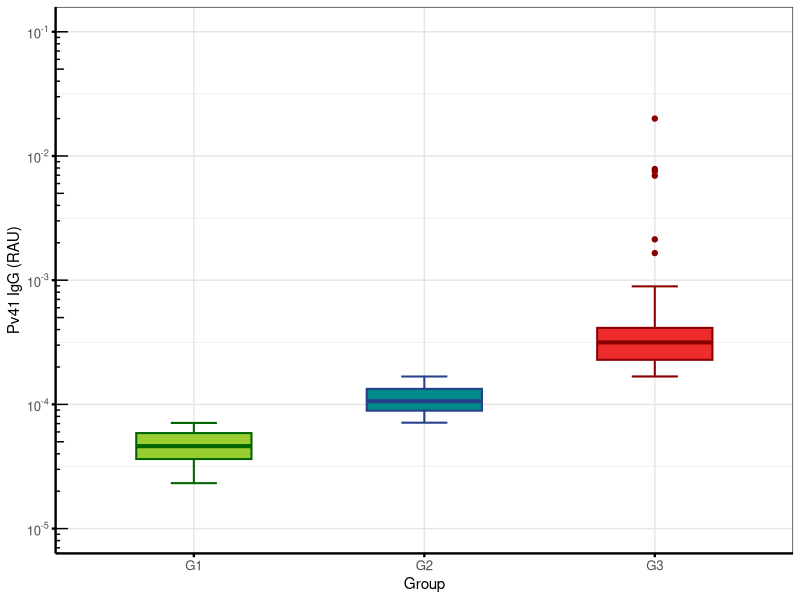
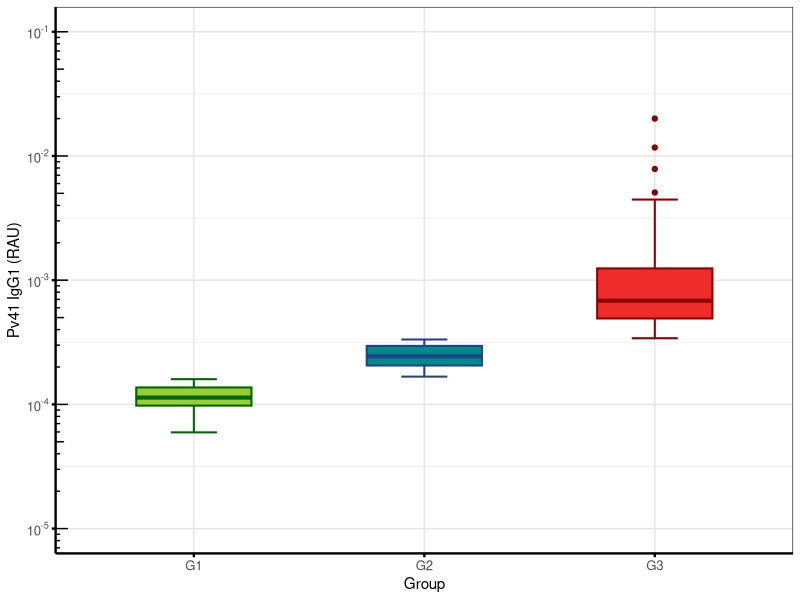
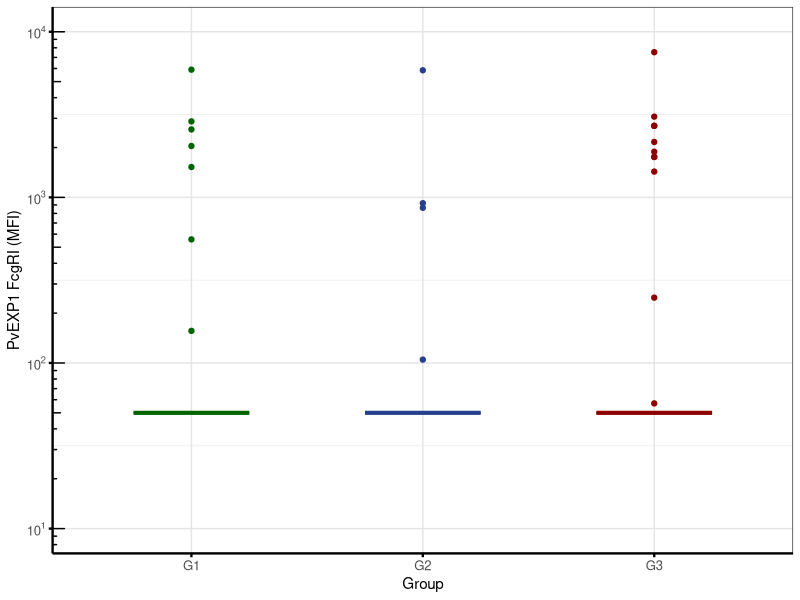
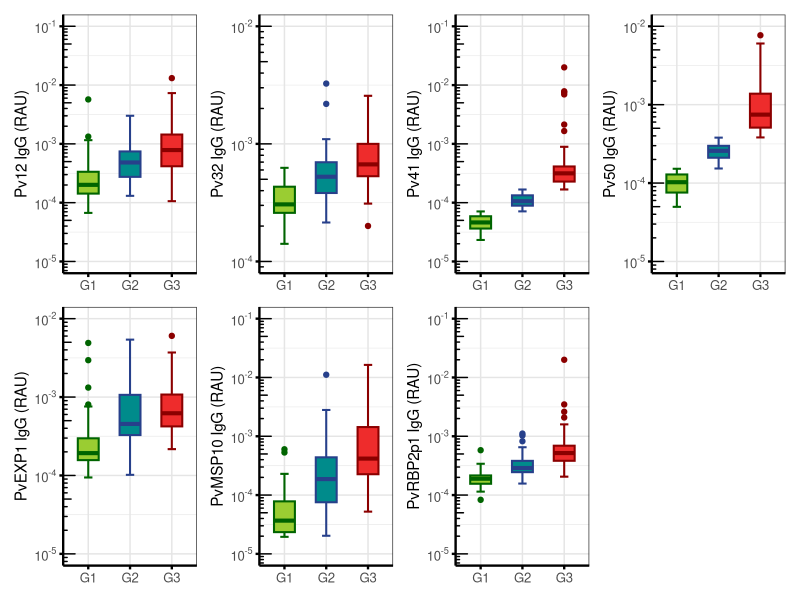
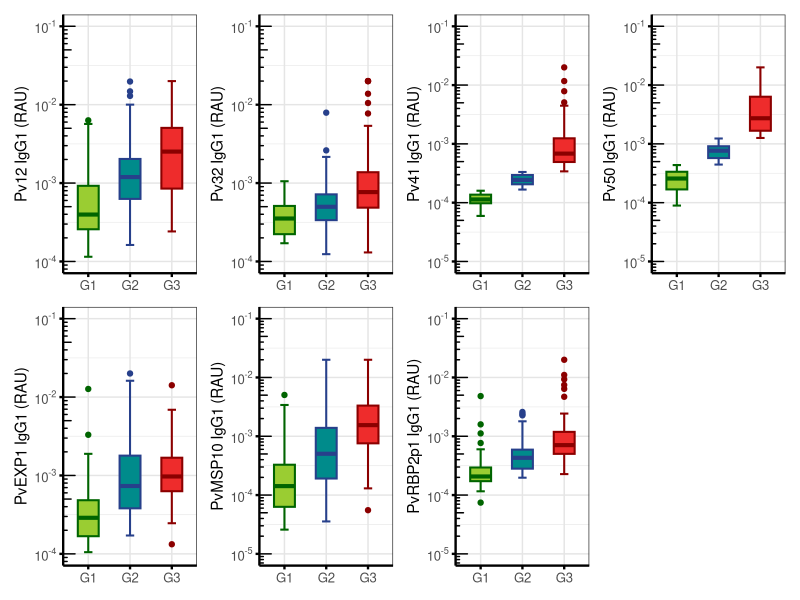
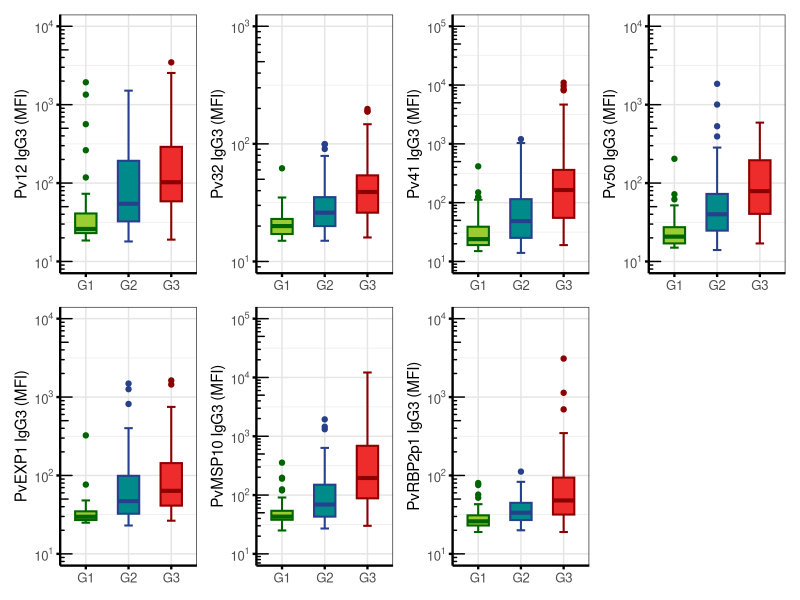
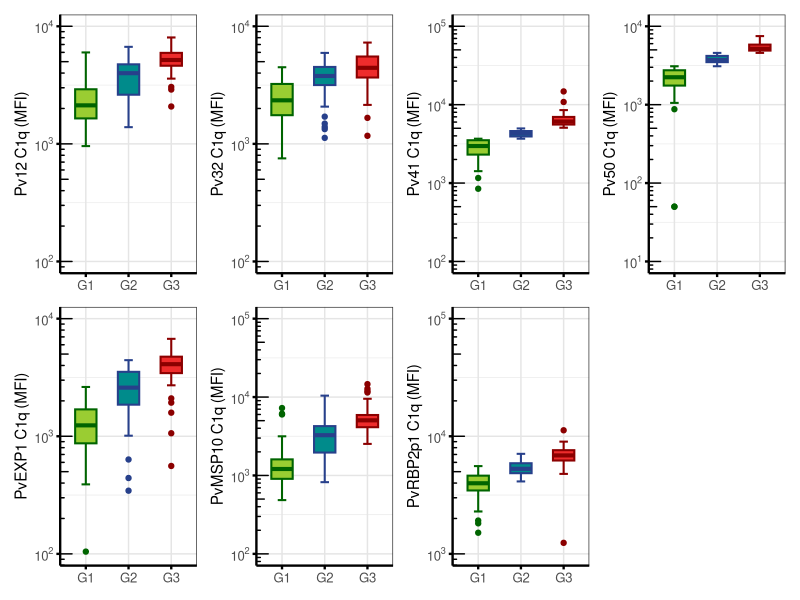
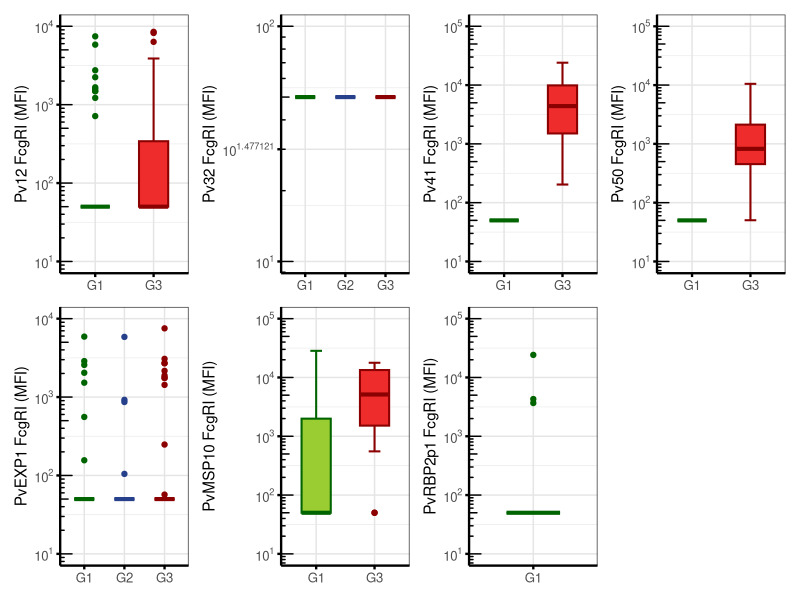

These figures' R source, in order:
## Introduction
## Author: Chau Quang (quang.c@wehi.edu.au)
## Purpose: To produce multipanel (4x2) RAU, MFI boxplots of Taka's InSPIRE data

setwd("~/Downloads/data/inspire/R")

# Load required packages --------------------------------------------------
library(ggplot2)

# Import data (.csv) ------------------------------------------------------
data_IgG  <- transform(read.csv("data/InSPIRE_IgG_grouped.csv"),  assay = "IgG")
data_IgG1 <- transform(read.csv("data/InSPIRE_IgG1_grouped.csv"), assay = "IgG1")
data_IgG3 <- transform(read.csv("data/InSPIRE_IgG3_grouped.csv"), assay = "IgG3")
data_C1q <- transform(read.csv("data/InSPIRE_C1q_grouped.csv"), assay = "C1q")
data_FcgRI <- transform(read.csv("data/InSPIRE_FcgRI_grouped.csv"), assay = "FcgRI")
data_FcgRII <- transform(read.csv("data/InSPIRE_FcgRII_grouped.csv"), assay = "FcgRII")
data_FcgRIII <- transform(read.csv("data/InSPIRE_FcgRIII_grouped.csv"), assay = "FcgRIII")

# Boxplot function --------------------------------------------------------
boxplot_grouped <- function(data, var_name, show_points = TRUE, show_x = TRUE) {
  
  set.seed(42)
  
  antigen <- gsub("_RAU|_MFI", "", var_name)
  assay <- data$assay[1]
  measure <- sub(".*_", "", var_name)
  group_col <- gsub("_RAU|_MFI", "_Group", var_name)
  
  # Clean + rename groups
  data <- data |>
    dplyr::mutate(
      group = factor(
        .data[[group_col]],
        levels = c(1,2,3),
        labels = c("G1","G2","G3")
      )
    ) |>
    dplyr::filter(
      !is.na(.data[[var_name]]),
      .data[[var_name]] > 0,
      !is.na(group)
    )
  
  # --- Dynamic y limits ---
  yvals <- data[[var_name]]
  ymin <- 10^floor(log10(min(yvals)))
  ymax <- 10^ceiling(log10(max(yvals)))
  
  x_label <- if (show_x) "Group" else NULL
  
  p <- ggplot(
    data,
    aes(
      x = group,
      y = .data[[var_name]],
      fill = group
    )
  ) +
    labs(
      x = x_label,
      y = paste0(antigen, " ", assay, " (", measure, ")")
    ) +
    theme_bw() +
    theme(
      legend.position = "none",
      panel.grid.major = element_line(color = "grey90", linewidth = 0.5),
      panel.grid.minor = element_line(color = "grey92"),
      axis.line = element_line(color = "black", linewidth = 0.8),
      axis.text = element_text(size = 9.5),
      axis.ticks = element_line(linewidth = 0.8, color = "black"),
      plot.margin = margin(5,5,5,5)
    ) +
    scale_fill_manual(values = c(
      "G1" = "yellowgreen",
      "G2" = "darkcyan",
      "G3" = "firebrick2"
    )) +
    scale_y_log10(
      limits = c(ymin, ymax),
      breaks = scales::log_breaks(base = 10),
      labels = scales::trans_format("log10", scales::math_format(10^.x))
    ) +
    annotation_logticks(sides = "l")
  
  if (show_points) {
    
    p <- p +
      geom_boxplot(
        width = 0.5,
        staplewidth = 0.4,
        linewidth = 0.7,
        outlier.shape = NA
      ) +
      geom_jitter(
        aes(colour = group),
        width = 0.15,
        alpha = 0.4,
        size = 2
      ) +
      scale_colour_manual(values = c(
        "G1" = "darkolivegreen",
        "G2" = "deepskyblue4",
        "G3" = "brown"
      ))
    
  } else {
    
    p <- p +
      geom_boxplot(
        aes(colour = group),
        width = 0.5,
        staplewidth = 0.4,
        linewidth = 0.7
      ) +
      scale_colour_manual(values = c(
        "G1" = "darkgreen",
        "G2" = "royalblue4",
        "G3" = "red4"
      ))
  }
  
  return(p)
}

# Test plots
boxplot_grouped(data_IgG, "Pv41_RAU", show_points = FALSE)
boxplot_grouped(data_IgG1, "Pv41_RAU", show_points = FALSE)
boxplot_grouped(data_FcgRI, "PvEXP1_MFI", show_points = FALSE)

# Multipanel (4x2) --------------------------------------------------------
library(patchwork)

# Define antigen groups for plotting
antigens_RAU <- c("Pv12_RAU", "Pv32_RAU", "Pv41_RAU", "Pv50_RAU", 
              "PvEXP1_RAU", "PvMSP10_RAU", "PvRBP2p1_RAU")
antigens_MFI <- c("Pv12_MFI", "Pv32_MFI", "Pv41_MFI", "Pv50_MFI", 
                  "PvEXP1_MFI", "PvMSP10_MFI", "PvRBP2p1_MFI")

# RAU
IgG_plots <- lapply(antigens_RAU, function(x) boxplot_grouped(data_IgG, x, show_points = FALSE, show_x = FALSE))
IgG1_plots <- lapply(antigens_RAU, function(x) boxplot_grouped(data_IgG1, x, show_points = FALSE, show_x = FALSE))

# MFI
IgG3_plots <- lapply(antigens_MFI, function(x) boxplot_grouped(data_IgG3, x, show_points = FALSE, show_x = FALSE))
C1q_plots <- lapply(antigens_MFI, function(x) boxplot_grouped(data_C1q, x, show_points = FALSE, show_x = FALSE))
FcgRI_plots <- lapply(antigens_MFI, function(x) boxplot_grouped(data_FcgRI, x, show_points = FALSE, show_x = FALSE))
FcgRII_plots <- lapply(antigens_MFI, function(x) boxplot_grouped(data_FcgRII, x, show_points = FALSE, show_x = FALSE))
FcgRIII_plots <- lapply(antigens_MFI, function(x) boxplot_grouped(data_FcgRIII, x, show_points = FALSE, show_x = FALSE))

# Multipanel plots
wrap_plots(IgG_plots, ncol = 4, nrow = 2)
wrap_plots(IgG1_plots, ncol = 4, nrow = 2)
wrap_plots(IgG3_plots, ncol = 4, nrow = 2)
wrap_plots(C1q_plots, ncol = 4, nrow = 2)
wrap_plots(FcgRI_plots, ncol = 4, nrow = 2)
wrap_plots(FcgRII_plots, ncol = 4, nrow = 2)
wrap_plots(FcgRIII_plots, ncol = 4, nrow = 2)
